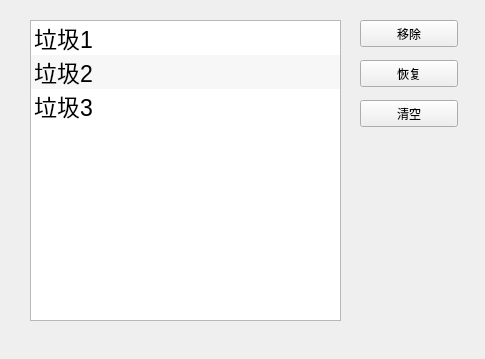
<?xml version="1.0" encoding="UTF-8"?>
<ui version="4.0">
 <class>Trsh</class>
 <widget class="QMainWindow" name="Trsh">
  <property name="geometry">
   <rect>
    <x>0</x>
    <y>0</y>
    <width>485</width>
    <height>359</height>
   </rect>
  </property>
  <property name="windowTitle">
   <string>垃圾箱</string>
  </property>
  <widget class="QWidget" name="centralwidget">
   <widget class="QPushButton" name="pushButton_2">
    <property name="geometry">
     <rect>
      <x>360</x>
      <y>20</y>
      <width>98</width>
      <height>27</height>
     </rect>
    </property>
    <property name="text">
     <string>移除</string>
    </property>
   </widget>
   <widget class="QPushButton" name="pushButton_3">
    <property name="geometry">
     <rect>
      <x>360</x>
      <y>60</y>
      <width>98</width>
      <height>27</height>
     </rect>
    </property>
    <property name="text">
     <string>恢复</string>
    </property>
   </widget>
   <widget class="QPushButton" name="pushButton_4">
    <property name="geometry">
     <rect>
      <x>360</x>
      <y>100</y>
      <width>98</width>
      <height>27</height>
     </rect>
    </property>
    <property name="text">
     <string>清空</string>
    </property>
   </widget>
   <widget class="QListWidget" name="listWidget">
    <property name="geometry">
     <rect>
      <x>30</x>
      <y>20</y>
      <width>311</width>
      <height>301</height>
     </rect>
    </property>
    <property name="font">
     <font>
      <pointsize>17</pointsize>
     </font>
    </property>
    <property name="tabKeyNavigation">
     <bool>false</bool>
    </property>
    <property name="dragEnabled">
     <bool>true</bool>
    </property>
    <property name="dragDropOverwriteMode">
     <bool>true</bool>
    </property>
    <property name="alternatingRowColors">
     <bool>true</bool>
    </property>
    <item>
     <property name="text">
      <string>垃圾1</string>
     </property>
     <property name="font">
      <font>
       <pointsize>17</pointsize>
      </font>
     </property>
    </item>
    <item>
     <property name="text">
      <string>垃圾2</string>
     </property>
     <property name="font">
      <font>
       <pointsize>17</pointsize>
      </font>
     </property>
    </item>
    <item>
     <property name="text">
      <string>垃圾3</string>
     </property>
     <property name="font">
      <font>
       <pointsize>17</pointsize>
      </font>
     </property>
    </item>
   </widget>
  </widget>
 </widget>
 <resources/>
 <connections/>
</ui>
